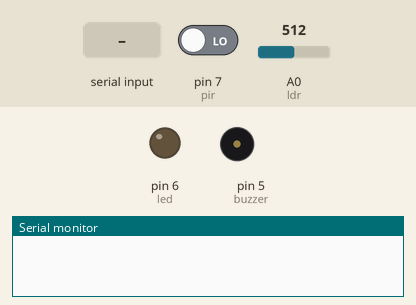
Bench run of a sketch on a simulated Arduino Uno, built with avr-gcc and run on an emulated ATmega328P. Shown: output pins drawn as LEDs (lit = HIGH), buzzer (waves = sounding, pin HIGH), the last lines printed to the serial monitor. The inputs (shaded band) are chosen by the test bench; at power-on: pin 7 (pir) LOW, A0 (ldr) = 512.

Above: at 1.2 s.
1.3 s: "l" received over the second serial link
At 1.51 s:
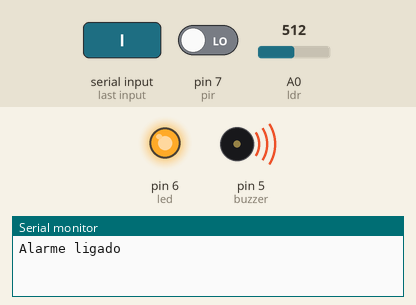
Timing chart, 0 to 4.3 s (numbered marks = the images above; inputs shaded):
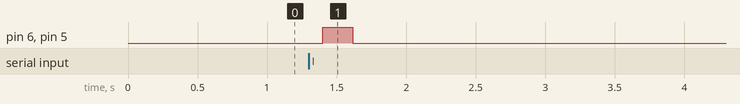

The sketch:

Sensor_movimentoAna.ino
```cpp
#include <SoftwareSerial.h> // Biblioteca para Bluetooth

// Pinos dos componentes
const int pir = 7; // Pino do sensor de movimento
const int ldr = A0; // Pino do sensor de luz
const int buzzer = 5; // Pino do buzzer
const int led = 6; // Pino do LED

// Limite de luz para ativar o alarme
const int limiar = 180; // Pode ser ajustado

// Inicializa o Bluetooth
SoftwareSerial bt(2, 3); // RX, TX

byte flagOn;  //variável de controle para acionamento do sistema

void setup() {
  pinMode(pir, INPUT); // PIR como entrada
  pinMode(ldr, INPUT); // LDR como entrada
  pinMode(buzzer, OUTPUT); // Buzzer como saída
  pinMode(led, OUTPUT); // LED como saída

  Serial.begin(9600); // Inicializa o monitor serial
  bt.begin(9600); // Inicializa o Bluetooth
}

void loop() {
  int movimento = digitalRead(pir); // Lê o PIR
  int luz = analogRead(ldr); // Lê o LDR
  char comando = bt.available() ? bt.read() : '\0'; // Lê comando do Bluetooth se houver

// Ativa alarme se receber 'l';
  if (comando == 'l') {
    digitalWrite(buzzer, HIGH); // Liga o buzzer
    digitalWrite(led, HIGH); // Liga o LED
    Serial.println("Alarme ligado"); // Mensagem
    bt.println("Alarme ligado");
    flagOn = 1;
  }
// Desativa alarme se receber 'd'
  else if (comando == 'd') {
    digitalWrite(buzzer, LOW); // Desliga o buzzer
    digitalWrite(led, LOW); // Desliga o LED
    bt.println("Alarme desligado"); // Mensagem
    flagOn = 0;
 }
// Ativa alarme com movimento e pouca luz
  else if (movimento == HIGH && luz < limiar && flagOn == 1) {
    digitalWrite(buzzer, HIGH); // Liga o buzzer
    digitalWrite(led, HIGH); // Liga o LED
    bt.println("Alarme ativado! Movimento detectado"); // Mensagem
  }
// Desativa o alarme se não houver movimento e a luz for boa
  else {
    digitalWrite(buzzer, LOW); // Desliga o buzzer
    digitalWrite(led, LOW); // Desliga o LED
  }

  delay(200); // Espera um pouco
}
```

Measured:
- after the input at 1.3 s, pin 6 (led), pin 5 (buzzer): LOW → HIGH after 0.10 s, → LOW 0.22 s later
